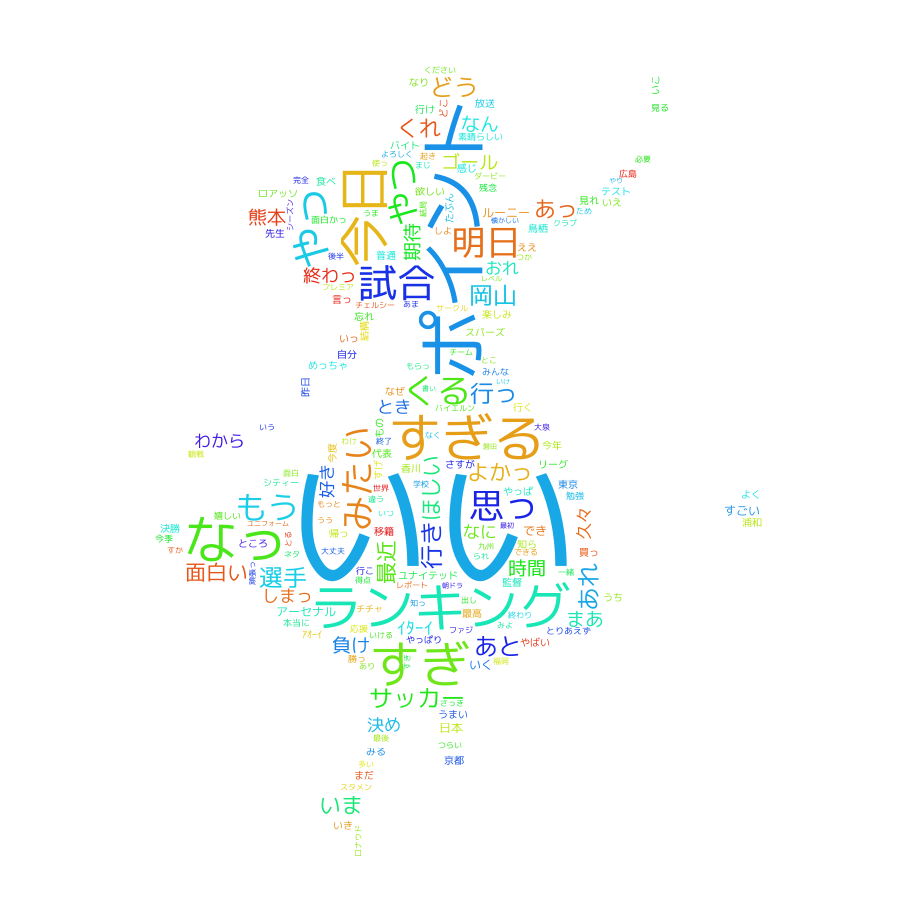

Python code for this plot:
#coding: utf-8

import pandas as pd
import MeCab
import re
import numpy as np
from wordcloud import WordCloud, ImageColorGenerator
import matplotlib.pyplot as plt
from os import path
from PIL import Image

stop_words = [ u'てる', u'いる', u'なる', u'れる', u'する', u'ある', u'こと', u'これ', u'さん', u'して', \
             u'くれる', u'やる', u'くださる', u'そう', u'せる', u'した',  u'思う',  \
             u'それ', u'ここ', u'ちゃん', u'くん', u'', u'て',u'に',u'を',u'は',u'の', u'が', u'と', u'た', u'し', u'で', \
             u'ない', u'も', u'な', u'い', u'か', u'ので', u'よう', u'']

pattern = re.compile('[!-~]')

fpath = "/usr/share/fonts/truetype/fonts-japanese-gothic.ttf"

def text_parse(text):
	words = []
	mt = MeCab.Tagger('-Ochasen')
	res = mt.parseToNode(text)

	while res:
		if res.feature.split(",")[0] in ["形容詞", "動詞","名詞", "副詞"]:
			if res.surface != "" and (not pattern.match(res.surface)):
				words.append(res.surface)
		res = res.next
	return words

d = path.dirname(__file__)
tweets = pd.read_csv('tweets.csv')
texts = " ".join(tweets.text.values)
#print texts
word = text_parse(texts)
#print word


okayama = np.array(Image.open(path.join(d, "alice_mask.png")))
wc = WordCloud(background_color="white", font_path=fpath, mask=okayama, 
							stopwords=set(stop_words))
wc.generate(" ".join(word).decode('utf-8'))


wc.to_file(path.join(d, "pycloud.png"))

plt.imshow(wc)
plt.axis("off")
plt.figure()
